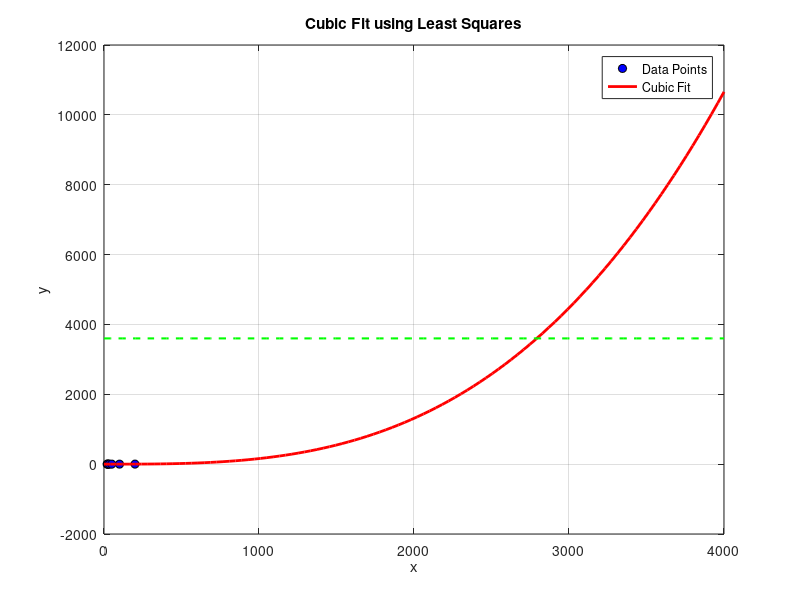

Write MATLAB code to recreate this figure.
% Cubic Fit Using Least Squares Method

xData = [20, 25, 26, 35, 50, 100, 200];
yData = [0.001, 0.001, 0.002, 0.005, 0.015, 0.110, 1.029];
xPlot = linspace(0, 4000, 100);
n = length(xData);


% Build design matrix for cubic: [x^3, x^2, x, 1]
X = [xData'.^3, xData'.^2, xData', ones(n, 1)];

% Least squares solution
coefficients = (X' * X) \ (X' * yData');

% Extract coefficients
a = coefficients(1);
b = coefficients(2);
c = coefficients(3);
d = coefficients(4);

% Define cubic function
f = @(x) a*x.^3 + b*x.^2 + c*x + d;

% Evaluate fit
yPlot = f(xPlot);

% Plot results
figure;
plot(xData, yData, 'ko', 'MarkerFaceColor', 'b'); % Data points
hold on;
plot(xPlot, yPlot, 'r-', 'LineWidth', 2);         % Cubic Fit
y_3600 = ones(1, length(xPlot)) * 3600;
plot(xPlot, y_3600, 'g--', 'LineWidth', 1.5);  % Horizontal line at y = 3600
xlabel('x');
ylabel('y');
title('Cubic Fit using Least Squares');
legend('Data Points', 'Cubic Fit');
grid on;
